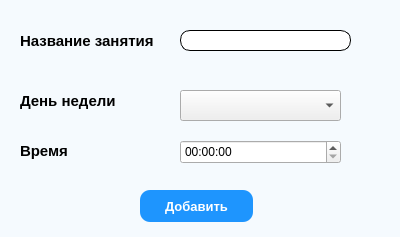
<?xml version="1.0" encoding="UTF-8"?>
<ui version="4.0">
 <class>Dialog</class>
 <widget class="QDialog" name="Dialog">
  <property name="geometry">
   <rect>
    <x>0</x>
    <y>0</y>
    <width>400</width>
    <height>237</height>
   </rect>
  </property>
  <property name="windowTitle">
   <string>Добавить занятие</string>
  </property>
  <property name="styleSheet">
   <string notr="true">QDialog {
	background: #F5FaFE;
}

QLabel {
	font-weight: bold;
	font-size: 15px;
}

QPushButton {
	border-radius: 10px;
	background: #1E95FE;
	color: white;
	font-weight: bold;
	font-size: 13px;
}

QLineEdit {
	border: 1px solid black;
	border-radius: 10px;
	padding: 0px 8px;
}</string>
  </property>
  <widget class="QLabel" name="name_label">
   <property name="geometry">
    <rect>
     <x>20</x>
     <y>30</y>
     <width>151</width>
     <height>21</height>
    </rect>
   </property>
   <property name="text">
    <string>Название занятия</string>
   </property>
  </widget>
  <widget class="QLineEdit" name="name_edit">
   <property name="geometry">
    <rect>
     <x>180</x>
     <y>30</y>
     <width>171</width>
     <height>21</height>
    </rect>
   </property>
  </widget>
  <widget class="QLabel" name="day_label">
   <property name="geometry">
    <rect>
     <x>20</x>
     <y>90</y>
     <width>101</width>
     <height>21</height>
    </rect>
   </property>
   <property name="text">
    <string>День недели</string>
   </property>
  </widget>
  <widget class="QComboBox" name="day_combo">
   <property name="geometry">
    <rect>
     <x>180</x>
     <y>90</y>
     <width>161</width>
     <height>31</height>
    </rect>
   </property>
  </widget>
  <widget class="QLabel" name="time_label">
   <property name="geometry">
    <rect>
     <x>20</x>
     <y>140</y>
     <width>71</width>
     <height>21</height>
    </rect>
   </property>
   <property name="text">
    <string>Время</string>
   </property>
  </widget>
  <widget class="QTimeEdit" name="time_edit">
   <property name="geometry">
    <rect>
     <x>180</x>
     <y>140</y>
     <width>161</width>
     <height>24</height>
    </rect>
   </property>
  </widget>
  <widget class="QPushButton" name="add_button">
   <property name="geometry">
    <rect>
     <x>140</x>
     <y>190</y>
     <width>113</width>
     <height>32</height>
    </rect>
   </property>
   <property name="text">
    <string>Добавить</string>
   </property>
  </widget>
 </widget>
 <resources/>
 <connections/>
</ui>
